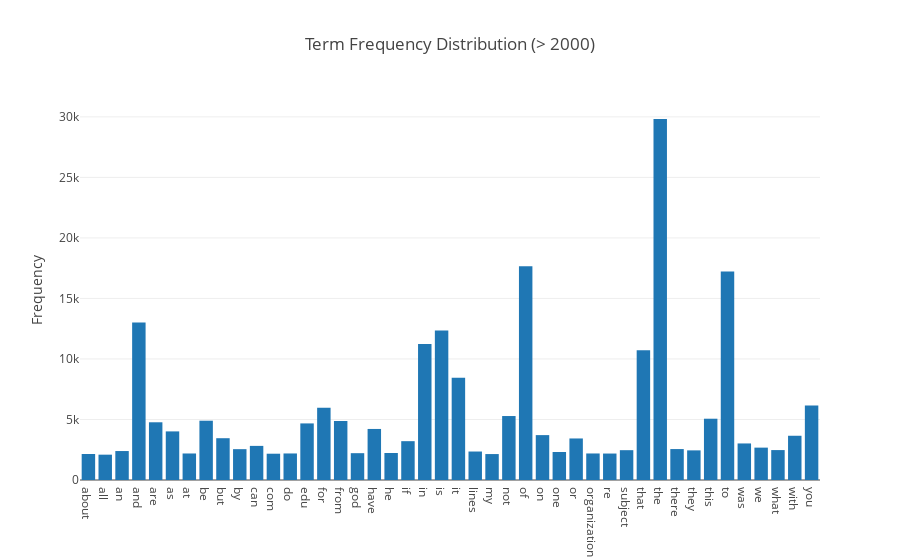

Notebook code for this chart:
### Markdown cell above
### >>> **Exercise 14 (take home):** 
The chart above contains all the vocabulary, and it's computationally intensive to both compute and visualize. Can you efficiently reduce the number of terms you want to visualize as an exercise.

### Code cell
decrease_dataset = source_dataset[source_dataset['freq'] > 2000]

def plot_word_frequency (word_list, plot_title):
    
    trace1 = { 
    "x": list(word_list[0]), 
    "y": list(word_list[1]), 
    "type": "bar"
    }
    
    data = go.Data([trace1]) 

    layout = { 
    "title" : plot_title,
    "yaxis" : {"title":"Frequency"}
    }

    fig= go.Figure (data = data, layout = layout)  
    return fig

py.offline.iplot(plot_word_frequency([decrease_dataset['fn'],decrease_dataset['freq']], "Term Frequency Distribution (> 2000)"))

### Figure 1 — Plotly figure (JSON) as saved in the notebook; plotly's stock layout.template omitted (floating-point values rounded to 4 significant figures)
{"data": [{"type": "bar", "uid": "6382fd46-daf1-11e8-a70a-2c4d5437021b", "x": ["about", "all", "an", "and", "are", "as", "at", "be", "but", "by", "can", "com", "do", "edu", "for", "from", "god", "have", "he", "if", "in", "is", "it", "lines", "my", "not", "of", "on", "one", "or", "organization", "re", "subject", "that", "the", "there", "they", "this", "to", "was", "we", "what", "with", "you"], "y": [2148, 2093, 2393, 13017, 4769, 4015, 2191, 4898, 3453, 2548, 2818, 2172, 2193, 4675, 5962, 4877, 2216, 4218, 2232, 3208, 11226, 12343, 8447, 2353, 2143, 5285, 17660, 3709, 2312, 3432, 2192, 2186, 2464, 10723, 29825, 2556, 2448, 5063, 17222, 3020, 2674, 2472, 3655, 6157]}], "layout": {"title": "Term Frequency Distribution (> 2000)", "yaxis": {"title": "Frequency"}}}
